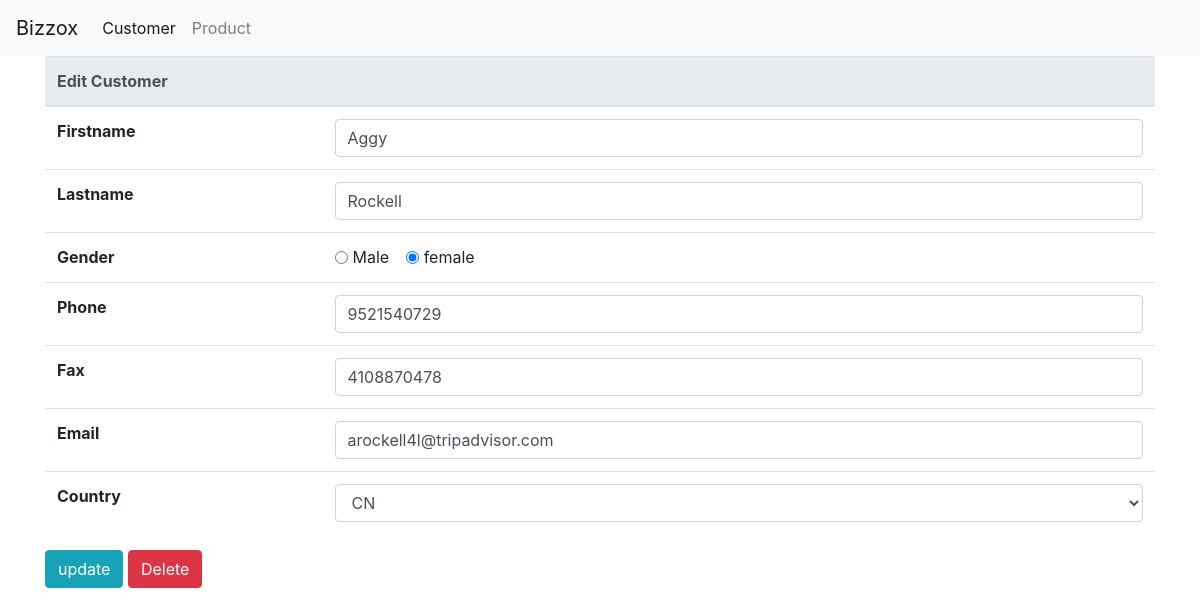
The page /customer/edit?id=1165 on the database its author committed.
### tables this page shows
CREATE TABLE `xcustomer` (
  `id` int(11) UNSIGNED NOT NULL,
  `gender` varchar(1) DEFAULT NULL,
  `first_name` varchar(100) NOT NULL,
  `last_name` varchar(100) NOT NULL,
  `email` varchar(60) DEFAULT NULL,
  `phone` varchar(60) DEFAULT NULL,
  `fax` varchar(30) DEFAULT NULL,
  `country_code` varchar(5) DEFAULT NULL,
  `enabled` tinyint(1) UNSIGNED NOT NULL DEFAULT 0,
  `created_at` datetime NOT NULL,
  `updated_at` datetime NOT NULL
);

### application/controllers/Customer.php (called while the page is built, shortened)
<?php
class Customer extends CI_Controller {
	public function __construct()
	{
		$this->load->helper('form','url');
		$this->load->library('form_validation');
		$this->load->library('pagination');
		$this->load->model('Customer_model');
		$this->load->database();
	}
	public function edit(){
		$id = $this->input->get('id');
		$data['customer'] = $this->Customer_model->getUser($id);
		$this->load->view('customer/edit',$data);
	}
}

### index.php (called while the page is built, shortened)
<?php
require_once BASEPATH.'core/CodeIgniter.php';

### application/models/Customer_model.php (called while the page is built, shortened)
<?php
class Customer_model extends CI_Model {
	public function getUser($id){
		return $this->db->query("select * from xcustomer where id = $id")->row();
	}
}

### application/views/customer/edit.php (the view, shortened to what this page needs)
<?php
$country_code = array("CN","JP","LA","MY","TH");
?>
<form action="<?=base_url("customer/update")?>" method="post">
<div class="container">
	<div class="row">
		<div class="col">
			<table class="table">
				<thead class="thead-light">
					<tr>
						<th scope="col" colspan="2">Edit Customer</th>
					</tr>
				</thead>
				<tbody>
					<tr>
						<th scope="row" class="w-25">Firstname</th>
						<td class="w-75"><input type="text" class="form-control" name="first_name" value="<?php echo $customer->first_name?>"/></td>
					</tr>
					<tr>
						<th scope="row" class="w-25">Lastname</th>
						<td class="w-75"><input type="text" class="form-control" name="last_name" value="<?php echo $customer->last_name?>"/></td>
					</tr>
					<tr>
						<th scope="row" class="w-25">Gender</th>
						<td class="w-75">
							<div class="form-check form-check-inline">
								<input class="form-check-input" type="radio" name="gender" value="M"<?php echo $customer->gender == 'M' ? 'checked' : '' ?> >
								<label class="form-check-label" for="inlineRadio1">Male</label>
							</div>
							<div class="form-check form-check-inline">
								<input class="form-check-input" type="radio" name="gender" value="F" <?php echo $customer->gender == 'F' ? 'checked' : 'Female' ?>>
								<label class="form-check-label" for="inlineRadio2">female</label>
							</div>
						</td>
					</tr>
					<tr>
						<th scope="row" class="w-25">Phone</th>
						<td class="w-75"><input type="text" class="form-control" name="phone" value="<?php echo $customer->phone?>"/></td>
					</tr>
					<tr>
						<th scope="row" class="w-25">Fax</th>
						<td class="w-75"><input type="text" class="form-control" name="fax" value="<?php echo $customer->fax?>"/></td>
					</tr>
					<tr>
						<th scope="row" class="w-25">Email</th>
						<td class="w-75"><input type="text" class="form-control" name="email" value="<?php echo $customer->email?>"/></td>
					</tr>
					<tr>
						<th scope="row" class="w-25">Country</th>
						<td class="w-75">
							<select class="form-control" name="country_code" value="<?=set_value('country_code')?>">
								<?php
									foreach ($country_code as $code) { ?>
										<option value="<?=$code?>" <?php echo $code== $customer->country_code ? "selected='selected'":""?>><?php echo $code;?></option>
									<?php
									}
								?>
							</select>
						</td>
					</tr>
				</tbody>
			</table>
		</div>
	</div>
	<div class="row">
		<div class="col">
			<button type="submit" class="btn btn-info">update</button>
			<a href="<?=base_url("delete?id=$customer->id")?>" onclick="return confirm('Confirm Delete ?');" class="btn btn-danger">Delete</a>
		</div>
	</div>
</div>
</form>

### rows shown on the page
xcustomer: first_name "Aggy", last_name "Rockell", gender "☑", phone "9521540729", fax "4108870478", email "arockell4l@tripadvisor.com", country_code "CN"
